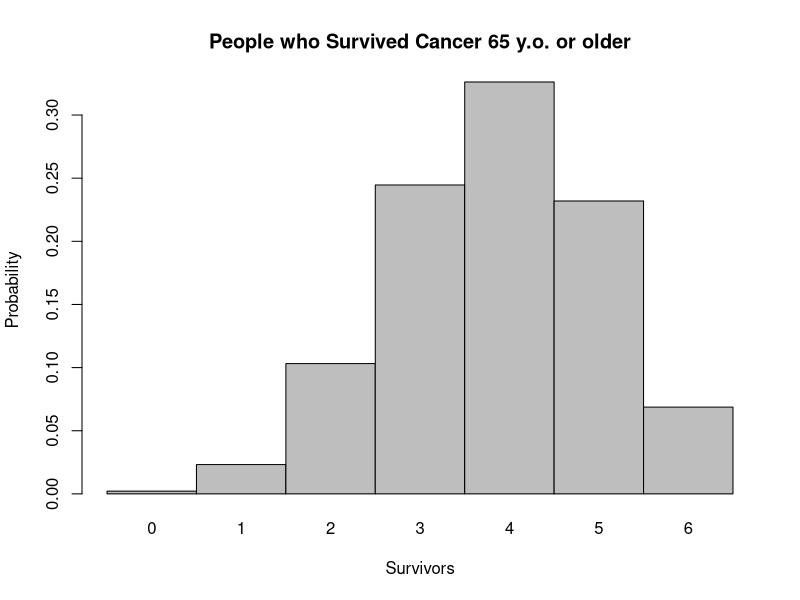

Here is the R script that generated this plot:
#Sixty-four percent of people who have survived cancer are 65 years of age or older. 
#You randomly select six people who have survived cancer and ask them whether 
#they are 65 years of age or older. Construct a probability distribution for the random variable x. 
#Then graph the distribution.

p <- .64 #probability person is 65 or older
n <- 6 #number of trials: people selected
x <- c(0:6) #random variable from 0 to 6
Px <- c(0:6) #probability corresponding to each x


for (i in 1:7) #finding the probability of each x
  {

  Px[i] = dbinom(x[i], size = n, prob = p)
  
  }

#total <- sum(Px)
#total

binom_dist <- matrix(c(x,Px), nrow=2, byrow = TRUE) #creating probability distribution table
binom_dist = as.table(binom_dist) #displaying probability distribution
binom_dist

#binom_dist <- matrix(c(0, .002, 1, .023, 2, .103, 3, .245, 4, .326, 5, .232, 6, .069), nrow = 2)
#textbook values. MINE ARE BETTER!!

barplot(Px, x, width = 1, space = 0, main = "People who Survived Cancer 65 y.o. or older", xlab = "Survivors", ylab = "Probability", ) #scatter plot of the probability distribution


